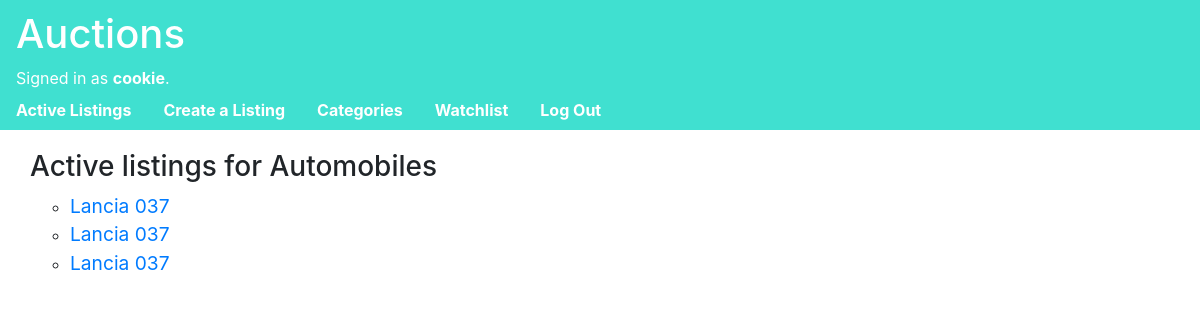
The page /categorylist/AUTOMOBILES/ (signed in) on the database its author committed.
### auctions/models.py (models this page shows, shortened)
class User(AbstractUser):
    first_name = models.CharField(max_length=64)
    last_name = models.CharField(max_length=64)

class Listing(models.Model):
    user = models.ForeignKey(User, on_delete=models.CASCADE, related_name="listings")
    title = models.CharField(max_length=64)
    description = models.CharField(max_length=1000)
    starting_bid = models.IntegerField()
    current_price = models.IntegerField(default = 0)
    image_url = models.URLField(default="No image provided")
    state = [("A", "Active"), ("D", "Deactive")]
    status = models.CharField(max_length=8, choices=state, default="A")
    CATEGORY_CHOICES = [
        ("ANTIQUES", "Antiques"),
        ("AUTOMOBILES", "Automobiles"),
        ("BOOKS", "Books/Textbooks",),
        ("ELECTRONICS", "Electronics",),
        ('FASHION', "Fashion",),
        ("TOYS", "Toys",),
        ("HOME", "Home/Kitchen",),
        ]
    category = models.CharField(
        max_length=64,
        choices=CATEGORY_CHOICES,
        default="Not Provided"
        )

### auctions/views.py (the view)
# urls.py: path("categorylist/<str:category>/", views.catlist, name="catlist")
@login_required(redirect_field_name=None, login_url="/login")
def catlist(request, category):
    listings = list(Listing.objects.filter(category=category).filter(status="A"))
    return render(request, "auctions/catlist.html", {
        "listings": listings, "category": category.capitalize()
    })

### auctions/templates/auctions/catlist.html (shortened to what this page needs)
{% extends "auctions/layout.html" %}
{% block body %}
    <div class="active-listings">
        <h3>Active listings for {{ category }}</h3>
        <ul class="cats">
            {% for c in listings %}
                <li><a class="category-items" href="{% url 'listing' c.id %}">{{ c.title }}</a></li>
            {% endfor %}
        </ul>
    </div>
{% endblock %}

### auctions/templates/auctions/layout.html (shortened to what this page needs)
{% load static %}
<!DOCTYPE html>
<html lang="en">
    <head>
        <link rel="stylesheet" href="https://stackpath.bootstrapcdn.com/bootstrap/4.4.1/css/bootstrap.min.css">
        <link href="{% static 'auctions/styles.css' %}" rel="stylesheet">
    </head>
    <body>
        <div id="head-layout">
            <div id="user-status">
                <h1>Auctions</h1>
                <div>
                    {% if user.is_authenticated %}
                        Signed in as <strong>{{ user.username }}</strong>.
                    {% else %}
                        Not signed in.
                    {% endif %}
                </div>
            </div>
            <ul class="nav">
                <li class="nav-item">
                    <a class="nav-link" href="{% url 'index' %}">Active Listings</a>
                </li>
                {% if user.is_authenticated %}
                    <li class="nav-item">
                        <a class="nav-link" href="{% url 'addlisting' %}">Create a Listing</a>
                    </li>
                    <li class="nav-item">
                        <a class="nav-link" href="{% url 'categories' %}">Categories</a>
                    </li>
                    <li class="nav-item">
                        <a class="nav-link" href="{% url 'watchlist' %}">Watchlist</a>
                    </li>
                    <li class="nav-item">
                        <a class="nav-link" href="{% url 'logout' %}">Log Out</a>
                    </li>
                {% endif %}
            </ul>
        </div>
        {% block body %}
        {% endblock %}
    </body>
</html>

### auctions/static/auctions/styles.css (style rules this page uses)
#head-layout { background-color: turquoise; color: white; }
.nav-link { color: white; font-weight: bold; }
#user-status { padding-left: 16px; padding-top: 10px; }
.active-listings { margin: 20px 30px; }
ul.cats { list-style-type: circle; }
.category-items { font-size: larger; }

### rows shown on the page
User: username "cookie"
Listing: title "Lancia 037"
Listing: title "Lancia 037"
Listing: title "Lancia 037"

### other values the page prints
{{ category }} "Automobiles"
